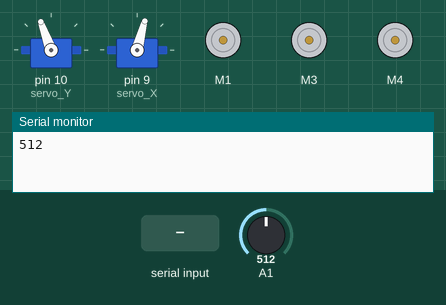
Recording of a sketch running on a simulated Arduino Uno, built with avr-gcc and run on an emulated ATmega328P. On the bench: 2 × servo, 3 × DC motor (green arrow = forward, orange = backward, longer = faster), the last lines printed to the serial monitor. Inputs (shaded band) come from the test bench; at power-on: A1 = 512.

Above: at 1.2 s.
1.3 s: "$\n" received over Serial
At 2.5 s:
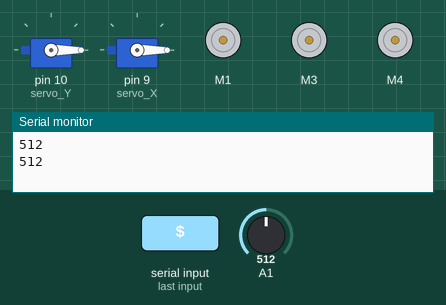
2.8 s: "$90\n" received over Serial
At 3.8 s:
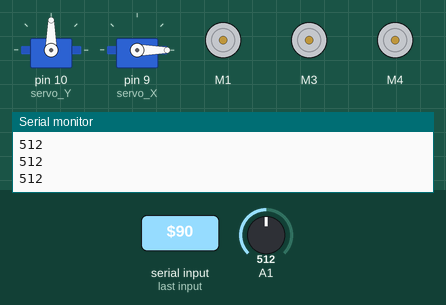
4.3 s: "$,45\n" received over Serial
At 4.9 s:
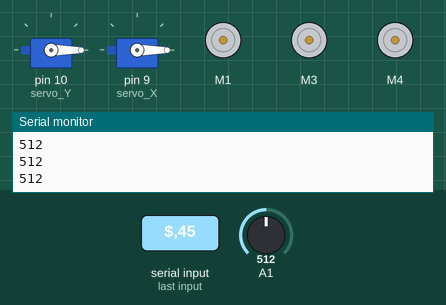
Timing chart, 0 to 7.3 s (numbered marks = the images above; inputs shaded):
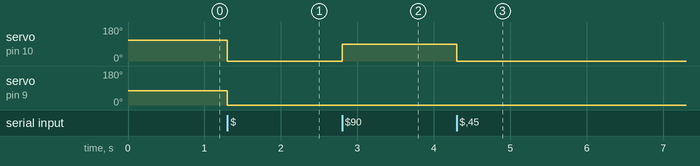

Measured:
- after the input at 1.3 s, servo on pin 10 (servo_Y): 110° → 0° at once; servo on pin 9 (servo_X): 75° → 0° at once
- after the input at 2.8 s, servo on pin 10 (servo_Y): 0° → 90° at once
- after the input at 4.3 s, servo on pin 10 (servo_Y): 90° → 0° at once

The sketch:

uno_r3.ino
```cpp
#include <Wire.h>
#include <Adafruit_MotorShield.h>
#include <Servo.h>

Adafruit_MotorShield AFMS = Adafruit_MotorShield();
Adafruit_DCMotor *laser = AFMS.getMotor(1);  //激光器
Adafruit_DCMotor *mM1 = AFMS.getMotor(3);  //DC电机1
Adafruit_DCMotor *mM2 = AFMS.getMotor(4);  //DC电机2

Servo servo_Y,servo_X;

String inputString = "";  //串口指令暂存
bool stringComplete = false;  //指令传输完成标志
unsigned long lastTime=0;  //储存上次收到指令的时间
unsigned long lastSendVoltTime=0; //储存上次发送电压时间
unsigned long lastLasing=0;  //储存上次收到激光发射指令时间
int voltValue;  //储存测量的电池供电电压

void setup() {
  Serial.begin(115200);  //串口与树莓派ZERO W通信接收控制指令

  pinMode(15,INPUT);

  AFMS.begin();  //电机驱动板初始化

  servo_Y.attach(10);    //舵机1-Y轴占用10脚
  servo_X.attach(9);    //舵机2-X轴占用9脚

  servo_Y.write(110);   //初始化舵机角度，回中X轴75°，Y轴110，Y轴极限33°-160°，X轴无限制
  servo_X.write(75);
}

void loop() {
  unsigned long currentTime=millis();

  if(currentTime-lastTime>=90){    //规定90毫秒未收到指令，电机停止，防断线失控
    mM1->run(RELEASE);
    mM2->run(RELEASE);
  }

  if(currentTime-lastLasing>=50){  //超过50毫秒未收到指令，激光停止
    laser->run(RELEASE);
    laser->setSpeed(0);
  }

  if(currentTime-lastSendVoltTime>=1000){   //每1秒发送一次供电电压（原始测量值)
    voltValue=analogRead(15);
    Serial.println(voltValue);
    lastSendVoltTime=millis();
  }

  if (stringComplete) {
    if(inputString.startsWith("#")){    //DC电机控制指令格式“#F220B110"，F前进，B后退，R停止

      mM1->setSpeed(inputString.substring(2,5).toInt());  //分离指令中的速度参数
      mM2->setSpeed(inputString.substring(6,9).toInt());

      switch(inputString[1]){       //获取指令中的方向参数
        case 'F': mM1->run(FORWARD);break;
        case 'B': mM1->run(BACKWARD);break;
        case 'R': mM1->run(RELEASE);break;
      }
      switch(inputString[5]){
        case 'F': mM2->run(FORWARD);break;
        case 'B': mM2->run(BACKWARD);break;
        case 'R': mM2->run(RELEASE);break;
      }
      lastTime=millis();  //储存最后收到指令时间

    }else if(inputString.startsWith("$")){     //舵机控制指令格式“$090090”
        servo_Y.write(inputString.substring(1,4).toInt());
        servo_X.write(inputString.substring(4,7).toInt());

    }else if(inputString.startsWith("*")){  //激光指令示例“ *!1 ”
        if(inputString.substring(2,3)=="1"){       //1低功率
          laser->setSpeed(20);
          laser->run(FORWARD);
        }else if(inputString.substring(2,3)=="2"){  //2全负荷
          laser->setSpeed(255);
          laser->run(FORWARD);
        }else if(inputString.substring(2,3)=="3"){   //3停止
          laser->run(RELEASE);
          laser->setSpeed(0);
        }
        lastLasing=millis();
    }

    inputString = "";  //清空暂存指令
    stringComplete = false;
  }
}

//串口中断程序
void serialEvent() {
  while(Serial.available()) {
    char inChar = (char)Serial.read();
    inputString += inChar;
    if (inChar == '\n') {
      stringComplete = true;
    }
  }
}
```
